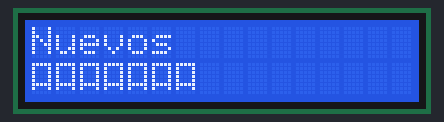
This sketch was run on a simulated Arduino Uno, built with avr-gcc and run on an emulated ATmega328P. Parts: 16×2 character LCD.

Above: at 0.1 s.
At 2.1 s:
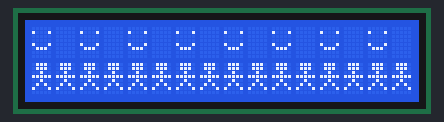

The sketch:

New_symbols.ino
```cpp
#include <LiquidCrystal.h>
//Crear el objeto LCD con los números correspondientes (rs, en, d4, d5, d6, d7)
LiquidCrystal lcd(10, 8, 7, 6, 5, 4);//Puertos de pines
byte N[8] = {
  B11111,
  B10001,
  B10001,
  B10001,
  B10001,
  B10001,
  B10001,
  B00000,
  };
byte A[8] = {
  B11111,
  B10001,
  B10001,
  B10001,
  B10001,
  B11111,
  B10001,
  B00000,
  };
byte Y[8] = {
  B10001,
  B10001,
  B10001,
  B10001,
  B11111,
  B00100,
  B00100,
  B00000,
  };
byte L[8] = {
  B10000,
  B10000,
  B10000,
  B10000,
  B10000,
  B10000,
  B11111,
  B00000,
  };
byte M[8] = {
  B11111,
  B10101,
  B10101,
  B10101,
  B10101,
  B10101,
  B10101,
  B00000,
  };
byte P[8] = {
  B11111,
  B10001,
  B10001,
  B10001,
  B11111,
  B10000,
  B10000,
  B00000,
  };
byte cara[8] = {
  B00000,
  B10001,
  B00000,
  B00000,
  B10001,
  B01110,
  B00000,
  };
byte cuerpo[8] = {
  B01110,
  B01110,
  B00100,
  B11111,
  B00100,
  B01010,
  B10001,
  B00000,
  };
void setup () {
  lcd.createChar (0,A);
  lcd.createChar (1,A);
  lcd.createChar (2,A);
  lcd.createChar (3,A);
  lcd.createChar (4,A);
  lcd.createChar (5,A);
  lcd.createChar (6,cara);
  lcd.createChar (7,cuerpo);
  // Inicializar el LCD con el número de columnas y filas del LCD
  lcd.begin (16, 2);
  // Escribimos el texto en el LCD
  lcd.setCursor(0, 0);
  lcd.print("Nuevos");
  lcd.setCursor(0, 1);
  lcd.write (byte (0));
  lcd.write (byte (1));
  lcd.write (byte (2));
  lcd.write (byte (3));
  lcd.write (byte (1));
  lcd.write (byte (4));
  lcd.write (byte (5));
  delay(2000);
  lcd.clear();
  lcd.setCursor(0, 0);
  for(int i=0;i<10;i++){
    lcd.write (byte (6));
    lcd.write (' ');
  }
  lcd.setCursor(0, 1);
  for(int i=0;i<20;i++)
  lcd.write (byte (7));

}
void loop () {}
```
